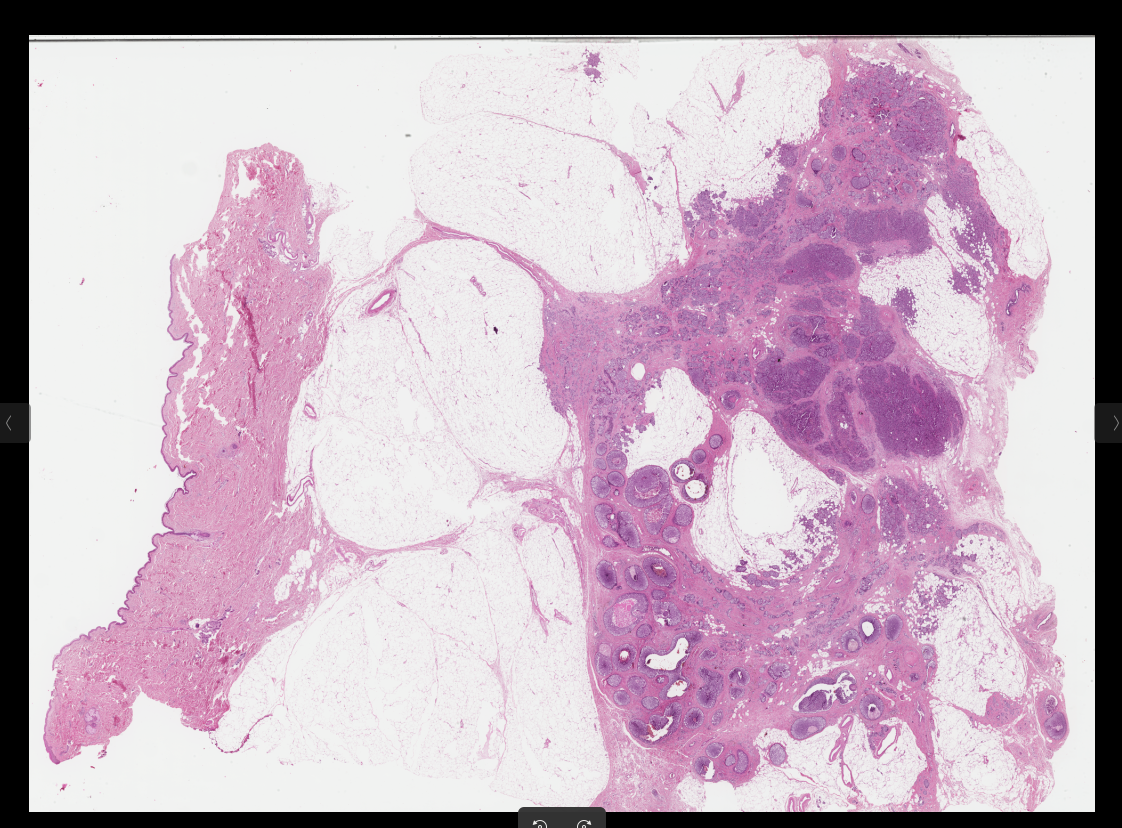
#> input picture Testes/Pipeline01/ImagemTeste.png, 1122 x 828 px; its folder holds only this picture in this run
$ python -i tecido.py   (imports and definitions only)
#> lines starting #> are read from the running program, lines starting #| are printed output that depends on the picture; after the words box and inside, x2 and y2 are one past the last pixel; in counts of white or black regions, pixels touching at a corner belong together
"""Filtros de segmentação de tecido (estágio 1). `mascara_tecido` é o escolhido e congelado:
Otsu na saturação + morfologia (ver estagio1_filtro_tecido/resultados.md)."""

import cv2
import numpy as np
from skimage.filters import threshold_otsu, threshold_triangle, threshold_yen

from comum.lamina import TILE_NATIVO

LIMIAR_TECIDO = 0.5  # fração mínima de tecido pra um tile virar candidato


def limpar_morfologia(mask: np.ndarray, kernel_size: int = 9) -> np.ndarray:
    k = cv2.getStructuringElement(cv2.MORPH_ELLIPSE, (kernel_size, kernel_size))
    mask = cv2.morphologyEx(mask, cv2.MORPH_CLOSE, k)
    return cv2.morphologyEx(mask, cv2.MORPH_OPEN, k)


def filtro_otsu_saturacao(hsv, rgb):
    S = cv2.medianBlur(hsv[:, :, 1], 7)
    _, mask = cv2.threshold(S, 0, 255, cv2.THRESH_BINARY + cv2.THRESH_OTSU)
    return mask


def filtro_otsu_saturacao_morfologia(hsv, rgb):
    return limpar_morfologia(filtro_otsu_saturacao(hsv, rgb))


def filtro_otsu_s_mais_v(hsv, rgb):
    """Tenta recuperar tecido pálido via brilho (V). Não funcionou na BRACS_748."""
    S = cv2.medianBlur(hsv[:, :, 1], 7)
    V = cv2.medianBlur(hsv[:, :, 2], 7)
    _, mask_s = cv2.threshold(S, 0, 255, cv2.THRESH_BINARY + cv2.THRESH_OTSU)
    _, mask_v = cv2.threshold(V, 0, 255, cv2.THRESH_BINARY_INV + cv2.THRESH_OTSU)
    return limpar_morfologia(cv2.bitwise_or(mask_s, mask_v))


def filtro_yen_saturacao(hsv, rgb):
    S = cv2.medianBlur(hsv[:, :, 1], 7)
    return limpar_morfologia(np.where(S > threshold_yen(S), 255, 0).astype(np.uint8))


def filtro_triangle_saturacao(hsv, rgb):
    S = cv2.medianBlur(hsv[:, :, 1], 7)
    return limpar_morfologia(np.where(S > threshold_triangle(S), 255, 0).astype(np.uint8))


def filtro_distancia_do_branco(hsv, rgb):
    dist = np.linalg.norm(rgb.astype(np.float32) - np.array([255, 255, 255]), axis=2)
    dist_u8 = np.clip(dist, 0, 255).astype(np.uint8)
    return limpar_morfologia(np.where(dist_u8 > threshold_otsu(dist_u8), 255, 0).astype(np.uint8))


FILTROS = {
    "01_otsu_saturacao": filtro_otsu_saturacao,
    "02_otsu_saturacao_morfologia": filtro_otsu_saturacao_morfologia,
    "03_otsu_s_mais_v": filtro_otsu_s_mais_v,
    "04_yen_saturacao": filtro_yen_saturacao,
    "05_triangle_saturacao": filtro_triangle_saturacao,
    "06_distancia_do_branco": filtro_distancia_do_branco,
}


def mascara_tecido(rgb: np.ndarray) -> np.ndarray:
    return filtro_otsu_saturacao_morfologia(cv2.cvtColor(rgb, cv2.COLOR_RGB2HSV), rgb)


def grade_candidatos(lamina, mask: np.ndarray, ds_mask: float) -> list[tuple[int, int]]:
    """Grade de tiles de 512px no nível 0, mantendo só os com >= LIMIAR_TECIDO de tecido na máscara."""
    candidatos = []
    for y0 in range(0, lamina.altura - TILE_NATIVO, TILE_NATIVO):
        for x0 in range(0, lamina.largura - TILE_NATIVO, TILE_NATIVO):
            recorte = mask[int(y0 / ds_mask):int((y0 + TILE_NATIVO) / ds_mask),
                           int(x0 / ds_mask):int((x0 + TILE_NATIVO) / ds_mask)]
            if recorte.size and np.count_nonzero(recorte) / recorte.size >= LIMIAR_TECIDO:
                candidatos.append((x0, y0))
    return candidatos

>>> import cv2
>>> picture = cv2.cvtColor(cv2.imread('../ImagemTeste.png'), cv2.COLOR_BGR2RGB)
>>> result = mascara_tecido(picture)
#> in filtro_otsu_saturacao, `S = cv2.medianBlur(hsv[:, :, 1], 7)`:
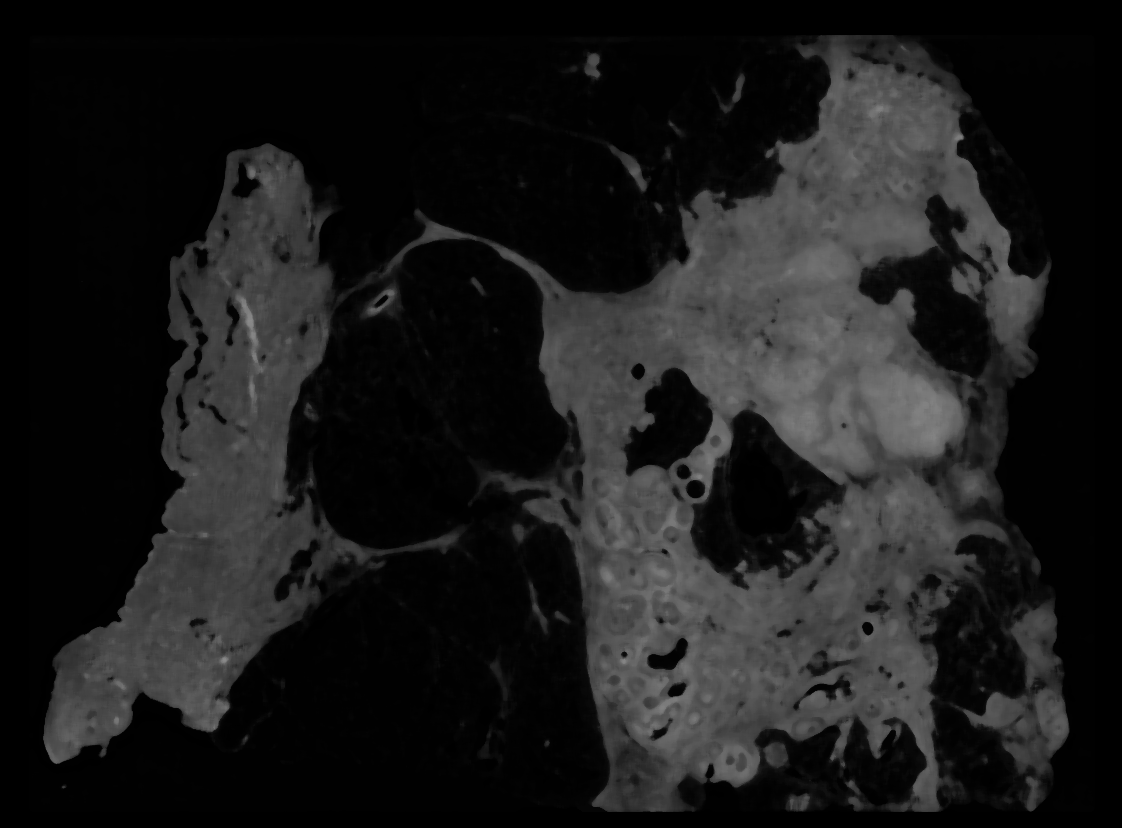
#> S: shape (828, 1122); min 0, max 138, mean 26.9
#> in filtro_otsu_saturacao, `_, mask = cv2.threshold(S, 0, 255, cv2.THRESH_BINARY + cv2.THRESH_OTSU)`:
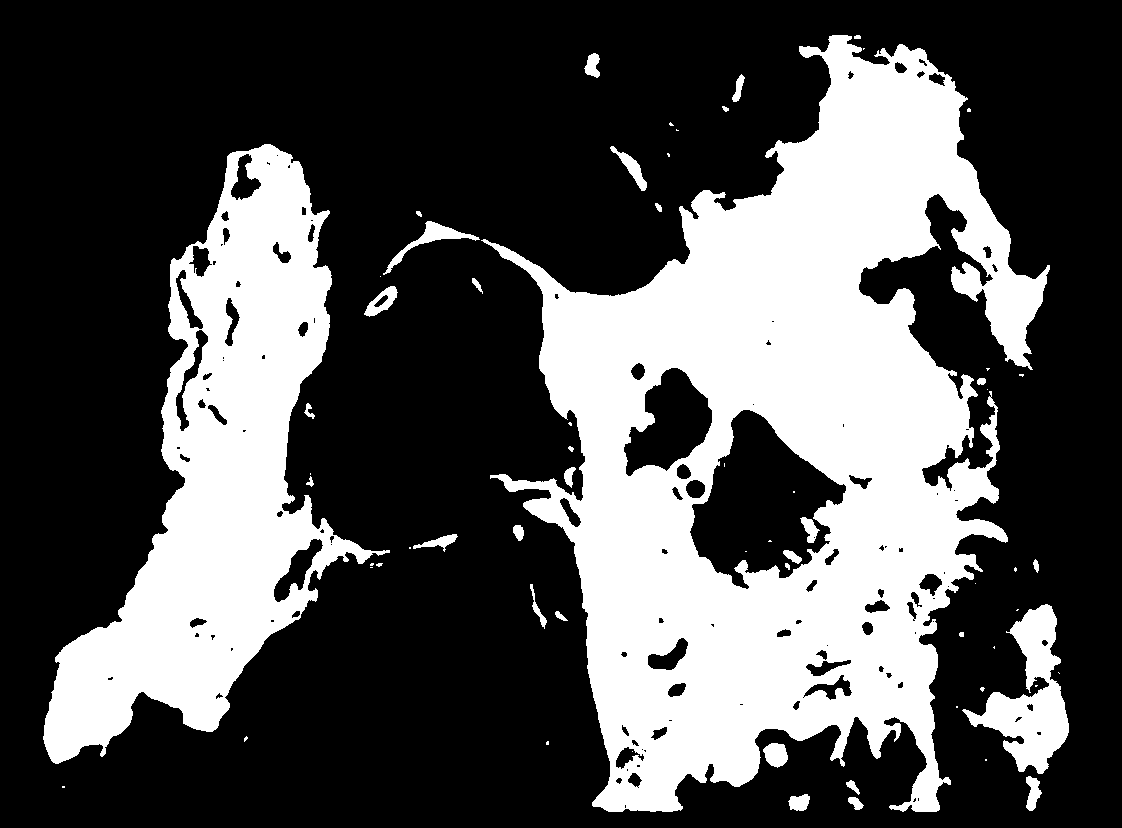
#> mask: shape (828, 1122); 32.4% white; 64 white regions (32 under 20 px), largest, box (x1, y1, x2, y2) and area: (481, 35, 1050, 812) 207147, (43, 144, 390, 764) 80561, (962, 604, 1069, 774) 7431
#> in limpar_morfologia, `mask = cv2.morphologyEx(mask, cv2.MORPH_CLOSE, k)`:
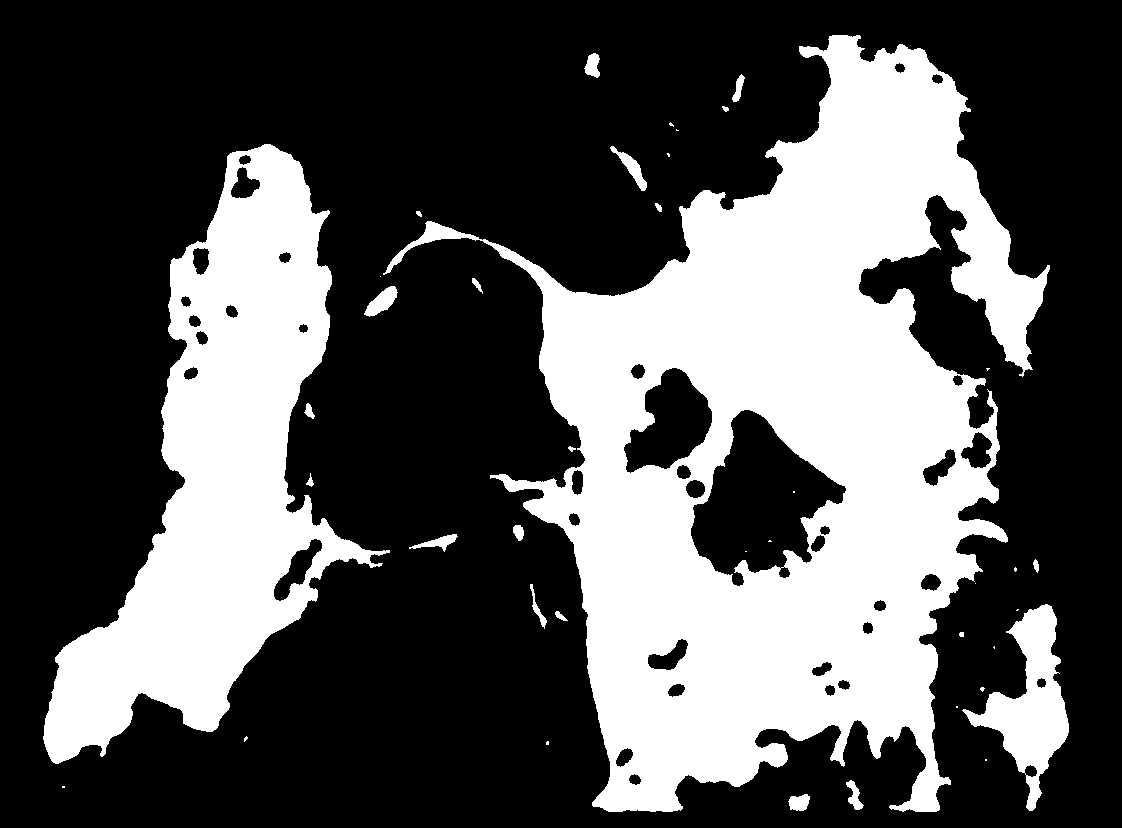
#> mask: shape (828, 1122); 33.3% white; 40 white regions (18 under 20 px), largest, box (x1, y1, x2, y2) and area: (383, 35, 1050, 812) 214457, (43, 144, 390, 764) 83116, (962, 604, 1069, 811) 8274
#> in limpar_morfologia, `return cv2.morphologyEx(mask, cv2.MORPH_OPEN, k)`:
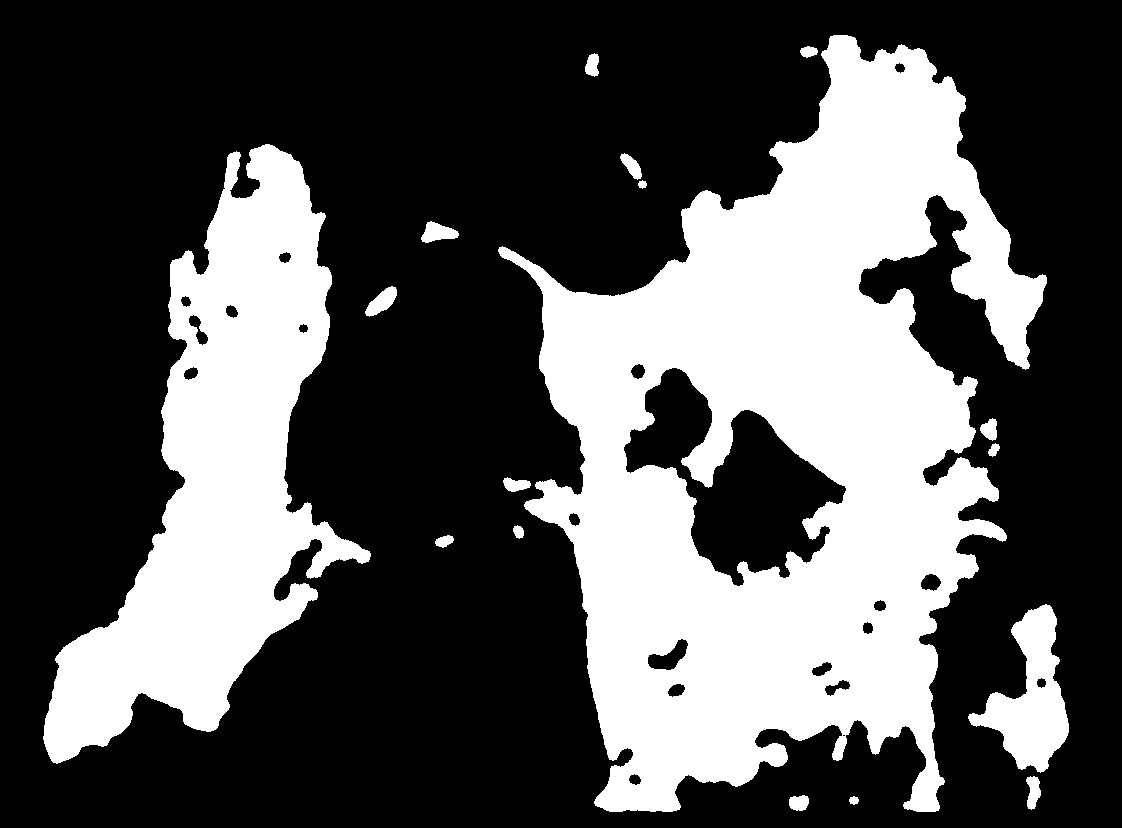
#> returned value: shape (828, 1122); 32.7% white; 17 white regions, largest, box (x1, y1, x2, y2) and area: (498, 35, 1047, 812) 210542, (43, 144, 371, 764) 82489, (968, 604, 1069, 773) 7759
